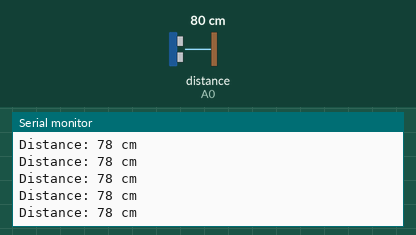
Recording of a sketch running on a simulated Arduino Uno, built with avr-gcc and run on an emulated ATmega328P. Parts: the last lines printed to the serial monitor. Wiring (inferred from the names in the program): ultrasonic range finder: trigger A1; echo A0. The test bench sets the inputs (shaded band); at power-on: distance to the obstacle (sensor on A0) 80 cm. The echo pulse lasts 58.3 µs per cm.

Above: at 1.2 s.
1.3 s: distance to the obstacle (sensor on A0) set to 2 cm
At 2.1 s:
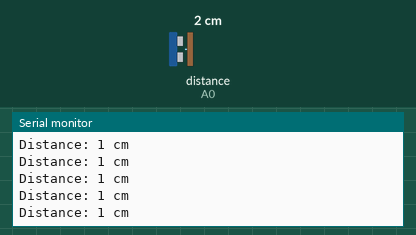
4.3 s: distance to the obstacle (sensor on A0) set to 18 cm
At 5.2 s:
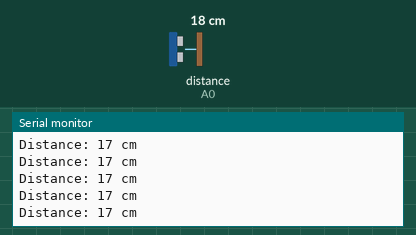
7.3 s: distance to the obstacle (sensor on A0) set to 120 cm
At 8.2 s:
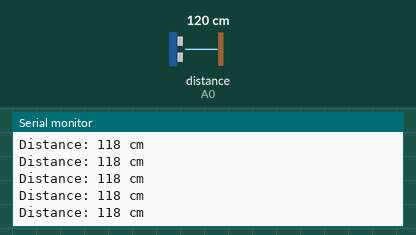
10.3 s: distance to the obstacle (sensor on A0) set to 4 cm
At 11.3 s:
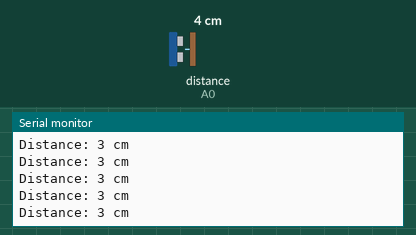
13.3 s: distance to the obstacle (sensor on A0) set to 35 cm
At 13.9 s:
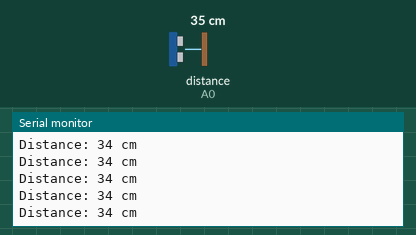
19.3 s: distance to the obstacle (sensor on A0) set to 9 cm
At 20.3 s:
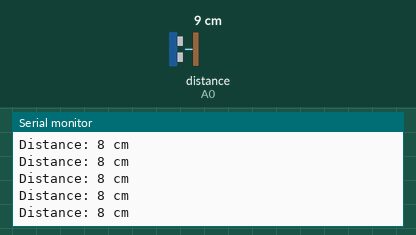
Timing chart, 0 to 22.3 s (numbered marks = the images above; inputs shaded):
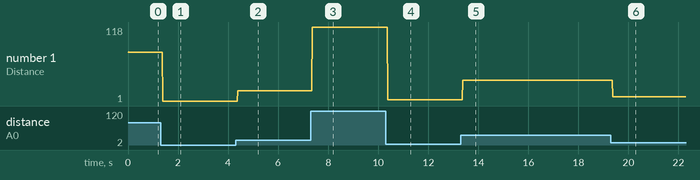

Measured:
- after the input at 1.3 s, the serial monitor: prints a new line after 0.08 s (image 1)
- after the input at 4.3 s, the serial monitor: prints a new line after 0.08 s (image 2)
- after the input at 7.3 s, the serial monitor: prints a new line after 0.07 s (image 3)
- after the input at 10.3 s, the serial monitor: prints a new line after 0.08 s (image 4)
- after the input at 13.3 s, the serial monitor: prints a new line after 0.08 s (image 5)
- after the input at 19.3 s, the serial monitor: prints a new line after 0.07 s (image 6)
- plotted number 1: 78 → 1 after the input at 1.3 s, 1 → 17 after the input at 4.3 s, 17 → 118 after the input at 7.3 s, 118 → 3 after the input at 10.3 s, 3 → 34 after the input at 13.3 s

The sketch:

arduino_distance.ino
```cpp
#include <Wire.h>

// Arduino I2C Slave
#define SLAVE_ADDRESS 16
#define PAYLOAD_SIZE 2
// A5 / PC5 = SCL     // A4 / PC4 = SDA

//const int ECHO_PIN = PB0;
//const int TRIG_PIN = PD7;
const int ECHO_PIN = A0;
const int TRIG_PIN = A1;
const byte ADDRESS = 8;
volatile bool isRequest = false;
bool isDistanceCalculated = false;
long duration = 0;
int distance = 0;

void requestEvent(){
  isRequest = true;
}

// Function from https://create.arduino.cc/projecthub/abdularbi17/ultrasonic-sensor-hc-sr04-with-arduino-tutorial-327ff6
void calculateDistance(){
  isDistanceCalculated = false;
  digitalWrite(TRIG_PIN, LOW); // Clears the TRIG_PIN condition
  delayMicroseconds(2);
  digitalWrite(TRIG_PIN, HIGH); // Sets the TRIG_PIN HIGH (ACTIVE) for 10 microseconds
  delayMicroseconds(10);
  digitalWrite(TRIG_PIN, LOW);

  duration = pulseIn(ECHO_PIN, HIGH); // Reads the ECHO_PIN, returns the sound wave travel time in microseconds
  distance = duration * 0.034 / 2; // Speed of sound wave divided by 2 (go and back)

  Serial.print("Distance: "); // Displays the distance on the Serial Monitor
  Serial.print(distance);
  Serial.println(" cm");
  isDistanceCalculated = true;
}

void setup() {
  //pinModeAllToInput();    // Pin reset

  pinMode(TRIG_PIN, OUTPUT);
  pinMode(ECHO_PIN, INPUT);

  Wire.begin(SLAVE_ADDRESS);
  Wire.onRequest(requestEvent);

  Serial.begin(9600);
}

void loop() {
  calculateDistance();
  if(isRequest & isDistanceCalculated){
    Wire.write(distance & 255);
    Wire.write(distance >> 8);
    isRequest = false;
  }
}

void pinModeAllToInput(){
  DDRD &= ~(B11111100);
  DDRC &= ~(B01111111);
  DDRB &= ~(B00111111);
}
```
